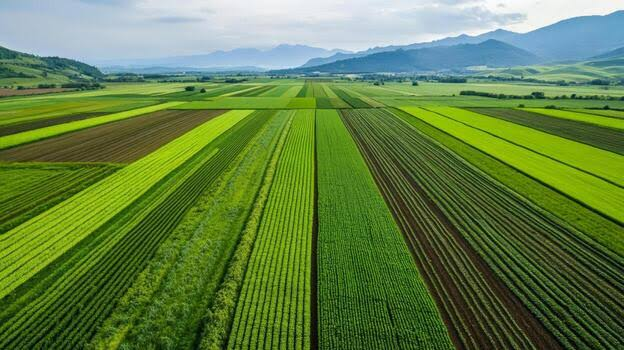
#> input picture backend/uploads/raw_1d2244b3-33ab-4347-8863-871a1ca0fa02.jfif, 624 x 350 px
$ python -i pipeline.py   (imports and definitions only)
#> lines starting #> are read from the running program, lines starting #| are printed output that depends on the picture
import os
import cv2
import numpy as np

def load_multispectral_image(filepath: str):
    """
    Loads an image file (JPEG, PNG, TIFF, GeoTIFF) and returns Red, Green, Blue, and NIR bands.
    If the image is standard RGB (3 channels), it synthesizes a realistic NIR band based on
    vegetation spectral signatures.
    """
    # Check extension
    _, ext = os.path.splitext(filepath.lower())

    # Try using Rasterio if available and it's a TIFF/TIF
    if ext in ['.tif', '.tiff', '.geotiff']:
        try:
            import rasterio
            with rasterio.open(filepath) as src:
                # Read bands
                # Standard Sentinel-2/Landsat mapping: Band 2=Blue, Band 3=Green, Band 4=Red, Band 8/5=NIR
                count = src.count
                if count >= 4:
                    blue = src.read(1).astype(np.float32)
                    green = src.read(2).astype(np.float32)
                    red = src.read(3).astype(np.float32)
                    nir = src.read(4).astype(np.float32)

                    # Normalize to 0-1
                    def norm(b):
                        b_min, b_max = b.min(), b.max()
                        if b_max > b_min:
                            return (b - b_min) / (b_max - b_min)
                        return b

                    return norm(red), norm(green), norm(blue), norm(nir), f"{count}-Band GeoTIFF"
        except Exception as e:
            # Fallback to OpenCV if rasterio fails
            pass

    # Read image using OpenCV
    img = cv2.imread(filepath, cv2.IMREAD_UNCHANGED)
    if img is None:
        raise ValueError(f"Could not open image file: {filepath}")

    # Handle based on channels
    if len(img.shape) == 2:
        # Grayscale
        gray = img.astype(np.float32) / 255.0
        red = green = blue = gray
        # Synthesize NIR (lower reflection on soil/shadow, higher on plants)
        nir = gray * 1.2
        nir = np.clip(nir, 0.0, 1.0)
        source = "Grayscale Image (NIR Synthesized)"
    elif img.shape[2] == 3:
        # BGR (OpenCV Default)
        bgr = img.astype(np.float32) / 255.0
        blue, green, red = bgr[:, :, 0], bgr[:, :, 1], bgr[:, :, 2]
        # Synthesize NIR band: healthy plants reflect NIR strongly, which correlates with Green
        # and has low absorption compared to Red (which is absorbed by chlorophyll)
        # Synthetic NIR = Green * 1.3 - Red * 0.3 + 0.1
        nir = green * 1.3 - red * 0.3 + 0.1
        nir = np.clip(nir, 0.01, 1.0)
        source = "RGB Image (NIR Synthesized)"
    elif img.shape[2] >= 4:
        # Multi-band or BGRA
        bands = img.astype(np.float32) / 255.0
        blue, green, red, nir = bands[:, :, 0], bands[:, :, 1], bands[:, :, 2], bands[:, :, 3]
        source = f"{img.shape[2]}-Band Multi-Channel Image"
    else:
        raise ValueError(f"Unsupported image shape: {img.shape}")

    return red, green, blue, nir, source

def preprocess_bands(red, green, blue, nir):
    """
    Performs resize, noise reduction, and contrast enhancement on individual bands.
    """
    # 1. Resize to a consistent size (e.g. 512x512) for uniformity in processing
    target_size = (512, 512)
    red_r = cv2.resize(red, target_size, interpolation=cv2.INTER_LINEAR)
    green_r = cv2.resize(green, target_size, interpolation=cv2.INTER_LINEAR)
    blue_r = cv2.resize(blue, target_size, interpolation=cv2.INTER_LINEAR)
    nir_r = cv2.resize(nir, target_size, interpolation=cv2.INTER_LINEAR)

    # 2. Noise Reduction: Apply Gaussian Blur
    kernel_size = (3, 3)
    red_blur = cv2.GaussianBlur(red_r, kernel_size, 0)
    green_blur = cv2.GaussianBlur(green_r, kernel_size, 0)
    blue_blur = cv2.GaussianBlur(blue_r, kernel_size, 0)
    nir_blur = cv2.GaussianBlur(nir_r, kernel_size, 0)

    # 3. Contrast Enhancement: Contrast stretching (CLAHE equivalent for normalized floats)
    def enhance_contrast(band):
        p2, p98 = np.percentile(band, (2, 98))
        if p98 > p2:
            enhanced = (band - p2) / (p98 - p2)
            return np.clip(enhanced, 0.0, 1.0)
        return band

    red_enh = enhance_contrast(red_blur)
    green_enh = enhance_contrast(green_blur)
    blue_enh = enhance_contrast(blue_blur)
    nir_enh = enhance_contrast(nir_blur)

    return red_enh, green_enh, blue_enh, nir_enh

def calculate_indices(red, green, blue, nir):
    """
    Calculates Vegetation and Water Indices: NDVI, EVI, SAVI, NDWI, Chlorophyll Index.
    Safe division is used to avoid NaNs.
    """
    eps = 1e-6

    # 1. NDVI (Normalized Difference Vegetation Index)
    # NDVI = (NIR - Red) / (NIR + Red)
    ndvi = (nir - red) / (nir + red + eps)
    ndvi = np.clip(ndvi, -1.0, 1.0)

    # 2. EVI (Enhanced Vegetation Index)
    # EVI = 2.5 * ((NIR - Red) / (NIR + 6 * Red - 7.5 * Blue + 1))
    evi = 2.5 * (nir - red) / (nir + 6.0 * red - 7.5 * blue + 1.0 + eps)
    evi = np.clip(evi, -1.0, 1.0)

    # 3. SAVI (Soil Adjusted Vegetation Index)
    # SAVI = ((NIR - Red) / (NIR + Red + 0.5)) * 1.5
    savi = ((nir - red) / (nir + red + 0.5 + eps)) * 1.5
    savi = np.clip(savi, -1.0, 1.0)

    # 4. NDWI (Normalized Difference Water Index)
    # NDWI = (Green - NIR) / (Green + NIR)
    ndwi = (green - nir) / (green + nir + eps)
    ndwi = np.clip(ndwi, -1.0, 1.0)

    # 5. Chlorophyll Index (CI_green)
    # CI_green = (NIR / Green) - 1
    ci = (nir / (green + eps)) - 1.0
    ci = np.clip(ci, -2.0, 10.0)  # CI can have larger positive values

    return ndvi, evi, savi, ndwi, ci

def extract_features(ndvi, evi, savi, ndwi, ci):
    """
    Extracts statistical features from computed indices to build the ML/QML feature vector.
    """
    features = {}
    for name, index_arr in [("ndvi", ndvi), ("evi", evi), ("savi", savi), ("ndwi", ndwi), ("ci", ci)]:
        features[f"{name}_mean"] = float(np.mean(index_arr))
        features[f"{name}_std"] = float(np.std(index_arr))
        features[f"{name}_min"] = float(np.min(index_arr))
        features[f"{name}_max"] = float(np.max(index_arr))
        features[f"{name}_q25"] = float(np.percentile(index_arr, 25))
        features[f"{name}_q75"] = float(np.percentile(index_arr, 75))

    return features

def save_color_mapped_index(index_arr, min_val, max_val, cmap_code, output_path):
    """
    Saves an index array as a color-mapped visualization image.
    """
    # Normalize index array to 0-255
    norm_arr = (index_arr - min_val) / (max_val - min_val + 1e-8)
    norm_arr = np.clip(norm_arr, 0.0, 1.0)
    gray = (norm_arr * 255).astype(np.uint8)

    # Apply colormap
    color_mapped = cv2.applyColorMap(gray, cmap_code)
    cv2.imwrite(output_path, color_mapped)

def run_preprocessing_pipeline(filepath: str, output_dir: str, prefix: str = ""):
    """
    Executes the entire preprocessing pipeline and saves visualizations.
    """
    os.makedirs(output_dir, exist_ok=True)

    # Load bands
    red, green, blue, nir, source = load_multispectral_image(filepath)
#> in load_multispectral_image, img is the input picture: shape (350, 624, 3); mean B, G, R 69.5, 127.8, 97.9
#> in load_multispectral_image, `nir = np.clip(nir, 0.01, 1.0)`:
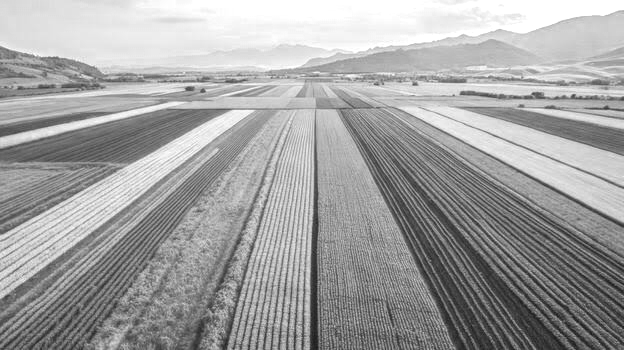
#> nir: shape (350, 624) float32; min 0.102, max 1, mean 0.635
#> source = 'RGB Image (NIR Synthesized)'

    # Preprocess (Resize, denoise, enhance)
    red_p, green_p, blue_p, nir_p = preprocess_bands(red, green, blue, nir)
#> in preprocess_bands, `nir_r = cv2.resize(nir, target_size, interpolation=cv2.INTER_LINEAR)`:
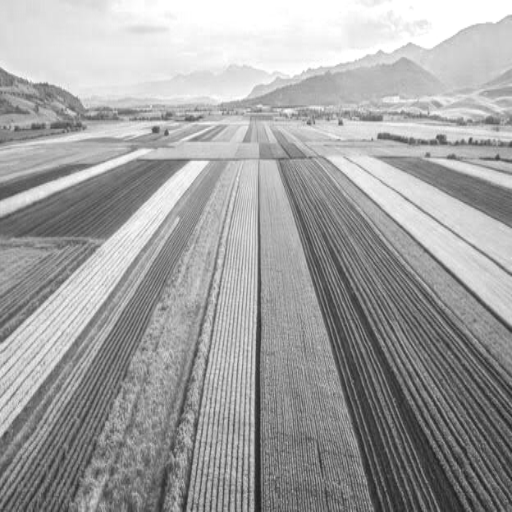
#> nir_r: shape (512, 512) float32; min 0.115, max 1, mean 0.635
#> in enhance_contrast, `p2, p98 = np.percentile(band, (2, 98))`: p2 = 0.0955; p98 = 0.901
#> in enhance_contrast, `return np.clip(enhanced, 0.0, 1.0)`:
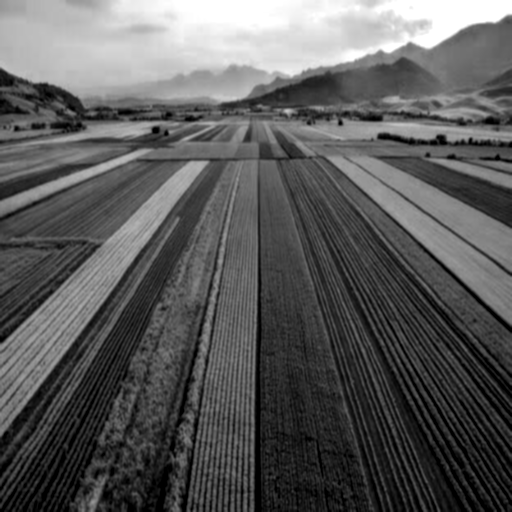
#> returned value: shape (512, 512) float32; min 0, max 1, mean 0.358
#> in enhance_contrast (call 2), `p2, p98 = np.percentile(band, (2, 98))`: p2 = 0.142; p98 = 0.918
#> in enhance_contrast (call 2), `return np.clip(enhanced, 0.0, 1.0)`:
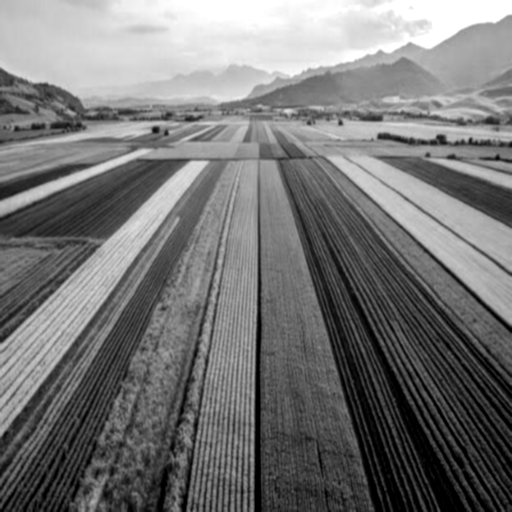
#> returned value: shape (512, 512) float32; min 0, max 1, mean 0.463

    # Calculate Indices
    ndvi, evi, savi, ndwi, ci = calculate_indices(red_p, green_p, blue_p, nir_p)

    # Save visualizations
    # 1. RGB original (rescaled for display)
    rgb_display = np.stack([blue_p, green_p, red_p], axis=-1)  # BGR
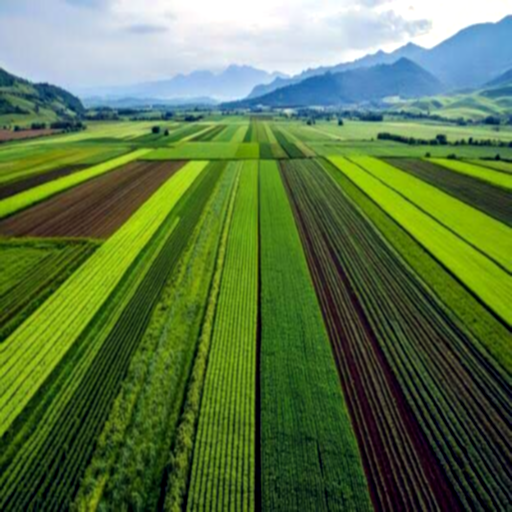
#> rgb_display: shape (512, 512, 3) float32; mean of channels 0, 1, 2 0.28, 0.463, 0.358; drawn as B, G, R
    rgb_path = os.path.join(output_dir, f"{prefix}rgb_enhanced.png")
    cv2.imwrite(rgb_path, (rgb_display * 255).astype(np.uint8))

    # 2. Save individual bands
    cv2.imwrite(os.path.join(output_dir, f"{prefix}band_red.png"), (red_p * 255).astype(np.uint8))
    cv2.imwrite(os.path.join(output_dir, f"{prefix}band_green.png"), (green_p * 255).astype(np.uint8))
    cv2.imwrite(os.path.join(output_dir, f"{prefix}band_blue.png"), (blue_p * 255).astype(np.uint8))
    cv2.imwrite(os.path.join(output_dir, f"{prefix}band_nir.png"), (nir_p * 255).astype(np.uint8))

    # 3. Save Colorized Indices
    # NDVI: Green represents high index, Red represents low. We use COLORMAP_JET or COLORMAP_SUMMER.
    # Jet has nice red-to-blue. Let's use COLORMAP_SPEED or COLORMAP_WINTER or Jet.
    # We will use Jet for general indices since it shows stress vs health nicely (Red=low, Yellow=mid, Green=high).
    save_color_mapped_index(ndvi, -0.2, 1.0, cv2.COLORMAP_JET, os.path.join(output_dir, f"{prefix}index_ndvi.png"))
    save_color_mapped_index(evi, -0.2, 1.0, cv2.COLORMAP_JET, os.path.join(output_dir, f"{prefix}index_evi.png"))
    save_color_mapped_index(savi, -0.2, 1.0, cv2.COLORMAP_JET, os.path.join(output_dir, f"{prefix}index_savi.png"))
#> call 3 of save_color_mapped_index, with min_val = -0.2, max_val = 1, cmap_code = 2, output_path = 'out.png/index_savi.png'
#> in save_color_mapped_index (call 3), `norm_arr = np.clip(norm_arr, 0.0, 1.0)`:
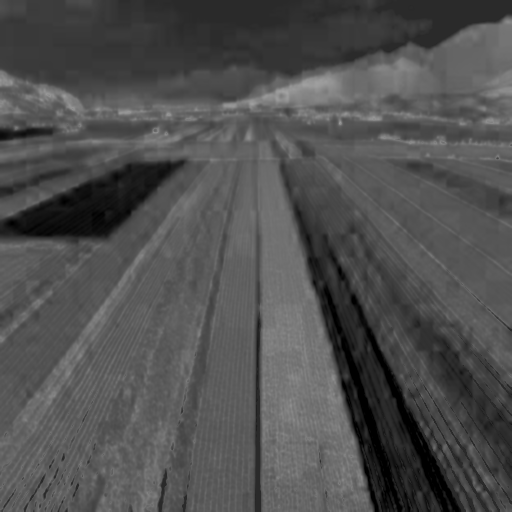
#> norm_arr: shape (512, 512) float32; min 0, max 0.635, mean 0.314
#> in save_color_mapped_index (call 3), `color_mapped = cv2.applyColorMap(gray, cmap_code)`:
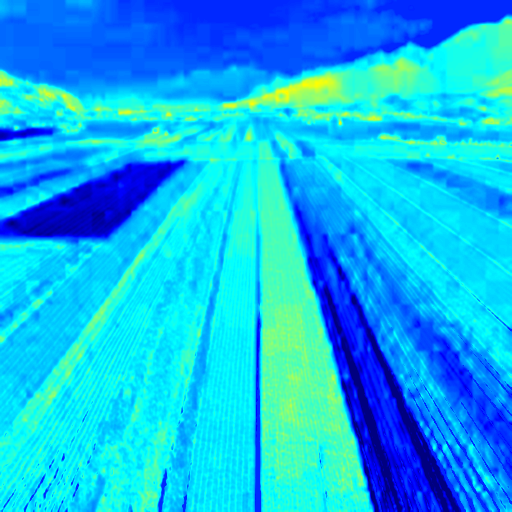
#> color_mapped: shape (512, 512, 3); mean B, G, R 237.2, 180.5, 14.4
    save_color_mapped_index(ndwi, -1.0, 1.0, cv2.COLORMAP_WINTER, os.path.join(output_dir, f"{prefix}index_ndwi.png"))  # Winter is blue-green
    save_color_mapped_index(ci, 0.0, 6.0, cv2.COLORMAP_SUMMER, os.path.join(output_dir, f"{prefix}index_ci.png"))

    # Extract features
    features = extract_features(ndvi, evi, savi, ndwi, ci)
#> the loop in extract_features, `for name, index_arr in [("ndvi", ndvi), ("evi", evi), ("savi", savi), ..` made 5 passes
#> after the loop in extract_features, `for name, index_arr in [("ndvi", ndvi), ("evi", evi), ("savi", savi), ..`: features = 30 items
#> features = 30 items

    # Return results
    return {
        "source": source,
        "features": features,
        "visualizations": {
            "rgb": f"/uploads/processed/{prefix}rgb_enhanced.png",
            "red": f"/uploads/processed/{prefix}band_red.png",
            "green": f"/uploads/processed/{prefix}band_green.png",
            "blue": f"/uploads/processed/{prefix}band_blue.png",
            "nir": f"/uploads/processed/{prefix}band_nir.png",
            "ndvi": f"/uploads/processed/{prefix}index_ndvi.png",
            "evi": f"/uploads/processed/{prefix}index_evi.png",
            "savi": f"/uploads/processed/{prefix}index_savi.png",
            "ndwi": f"/uploads/processed/{prefix}index_ndwi.png",
            "ci": f"/uploads/processed/{prefix}index_ci.png"
        }
    }

>>> result = run_preprocessing_pipeline('../uploads/raw_1d2244b3-33ab-4347-8863-871a1ca0fa02.jfif', 'out.png')
#> result = 3 items

$ run again, on backend/uploads/17b00d9a-8d07-425f-8e2b-2858311da800.png
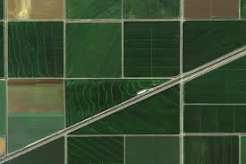
#> input picture backend/uploads/17b00d9a-8d07-425f-8e2b-2858311da800.png, 246 x 164 px
#> in load_multispectral_image, img is the input picture: shape (164, 246, 3); mean B, G, R 51.6, 78.3, 58.9
#> source = 'RGB Image (NIR Synthesized)'
#> p2 = 0.105; p98 = 0.589
#> p2 = 0.0961; p98 = 0.503
#> in enhance_contrast (call 3), `return np.clip(enhanced, 0.0, 1.0)`:
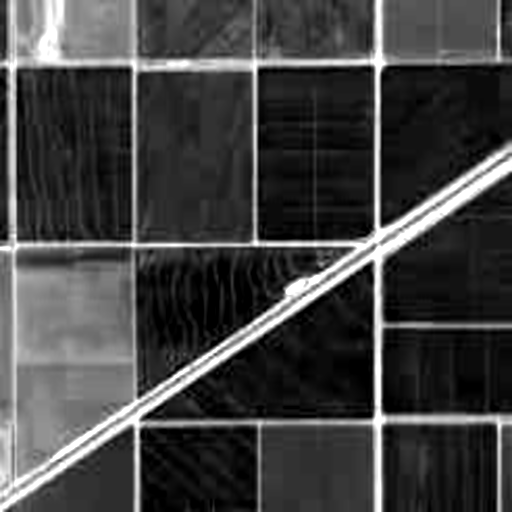
#> returned value: shape (512, 512) float32; min 0, max 1, mean 0.259
#> in save_color_mapped_index (call 3), `color_mapped = cv2.applyColorMap(gray, cmap_code)`:
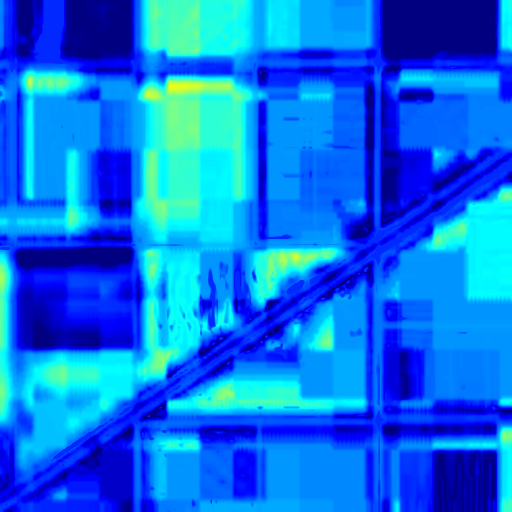
#> color_mapped: shape (512, 512, 3); mean B, G, R 234.6, 114.3, 6.5
#> the loop in extract_features, `for name, index_arr in [("ndvi", ndvi), ("evi", evi), ("savi", savi), ..` made 5 passes
#> after the loop in extract_features, `for name, index_arr in [("ndvi", ndvi), ("evi", evi), ("savi", savi), ..`: features = 30 items
#> result = 3 items

$ run again, on backend/uploads/raw_68217b7c-a86f-400a-a236-03bb3e6bb1fa.png
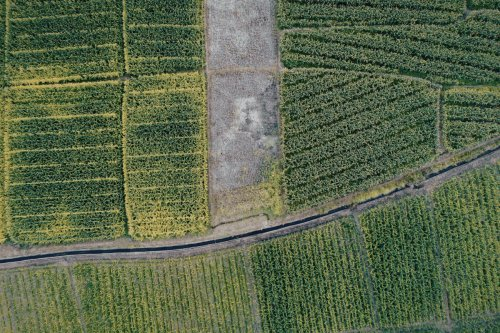
#> input picture backend/uploads/raw_68217b7c-a86f-400a-a236-03bb3e6bb1fa.png, 500 x 333 px
#> in load_multispectral_image, img is the input picture: shape (333, 500, 3); mean B, G, R 76.2, 104.4, 91.1
#> source = 'RGB Image (NIR Synthesized)'
#> p2 = 0.134; p98 = 0.627
#> p2 = 0.127; p98 = 0.597
#> in enhance_contrast (call 3), `return np.clip(enhanced, 0.0, 1.0)`:
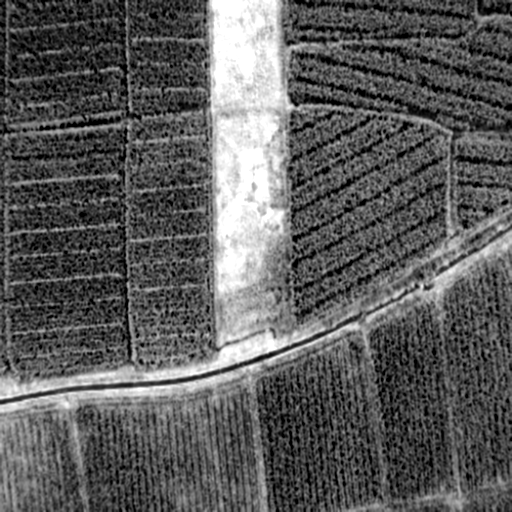
#> returned value: shape (512, 512) float32; min 0, max 1, mean 0.364
#> in save_color_mapped_index (call 3), `color_mapped = cv2.applyColorMap(gray, cmap_code)`:
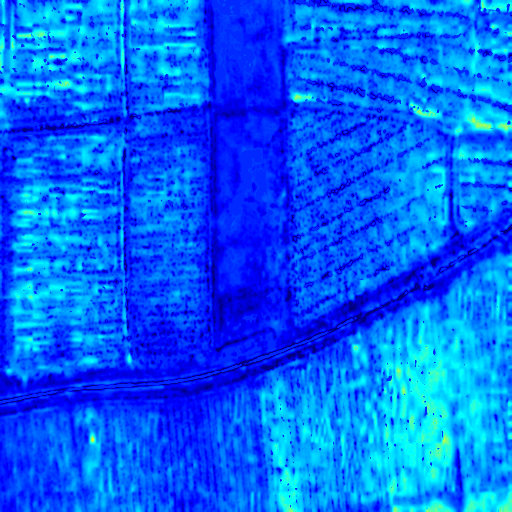
#> color_mapped: shape (512, 512, 3); mean B, G, R 250.1, 100.2, 1
#> the loop in extract_features, `for name, index_arr in [("ndvi", ndvi), ("evi", evi), ("savi", savi), ..` made 5 passes
#> after the loop in extract_features, `for name, index_arr in [("ndvi", ndvi), ("evi", evi), ("savi", savi), ..`: features = 30 items
#> result = 3 items

$ run again, on backend/uploads/raw_8e0fdfc3-ec73-4a41-9ed3-cc3d69f0ef2b.png
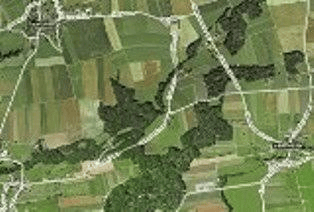
#> input picture backend/uploads/raw_8e0fdfc3-ec73-4a41-9ed3-cc3d69f0ef2b.png, 314 x 212 px
#> in load_multispectral_image, img is the input picture: shape (212, 314, 3); mean B, G, R 83.2, 127.6, 114
#> source = 'RGB Image (NIR Synthesized)'
#> p2 = 0.199; p98 = 0.758
#> in save_color_mapped_index (call 3), `color_mapped = cv2.applyColorMap(gray, cmap_code)`:
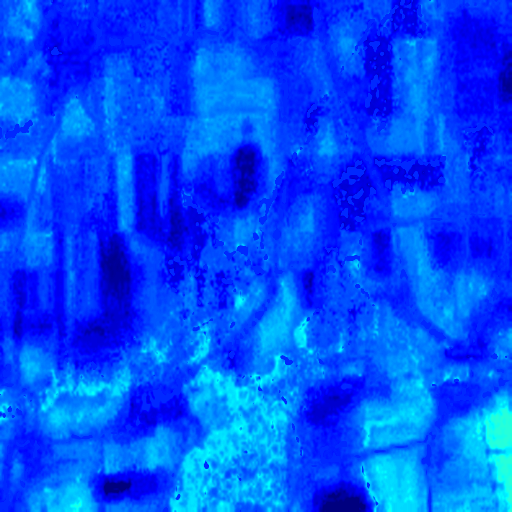
#> color_mapped: shape (512, 512, 3); mean B, G, R 251.2, 76.8, 0.2
#> the loop in extract_features, `for name, index_arr in [("ndvi", ndvi), ("evi", evi), ("savi", savi), ..` made 5 passes
#> after the loop in extract_features, `for name, index_arr in [("ndvi", ndvi), ("evi", evi), ("savi", savi), ..`: features = 30 items
#> result = 3 items
